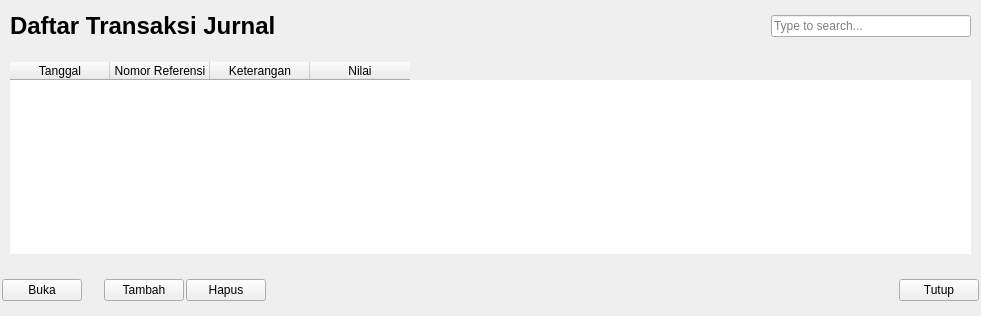
            <widget class="QWidget" name="st_BukuBesar_DaftarTransaksiJurnal">
             <layout class="QVBoxLayout" name="ivl_BukuBesar_DaftarTransaksiJurnal_Luar">
              <property name="spacing">
               <number>0</number>
              </property>
              <property name="margin">
               <number>0</number>
              </property>
              <item>
               <widget class="QFrame" name="fr_BukuBesar_DaftarTransaksiJurnal">
                <property name="styleSheet">
                 <string notr="true">QFrame{border-style:none;border-width:0px;}</string>
                </property>
                <property name="frameShape">
                 <enum>QFrame::StyledPanel</enum>
                </property>
                <property name="frameShadow">
                 <enum>QFrame::Raised</enum>
                </property>
                <layout class="QVBoxLayout" name="ivl_BukuBesar_DaftarTransaksiJurnal_Dalem">
                 <property name="spacing">
                  <number>2</number>
                 </property>
                 <property name="margin">
                  <number>1</number>
                 </property>
                 <item>
                  <widget class="QFrame" name="fr_BukuBesar_DaftarTransaksiJurnal_Ft">
                   <property name="sizePolicy">
                    <sizepolicy hsizetype="Preferred" vsizetype="Preferred">
                     <horstretch>0</horstretch>
                     <verstretch>1</verstretch>
                    </sizepolicy>
                   </property>
                   <property name="minimumSize">
                    <size>
                     <width>0</width>
                     <height>50</height>
                    </size>
                   </property>
                   <property name="maximumSize">
                    <size>
                     <width>16777215</width>
                     <height>50</height>
                    </size>
                   </property>
                   <property name="frameShape">
                    <enum>QFrame::StyledPanel</enum>
                   </property>
                   <property name="frameShadow">
                    <enum>QFrame::Raised</enum>
                   </property>
                   <layout class="QHBoxLayout" name="ihl_BukuBesar_DaftarTransaksiJurnal_Ft">
                    <item>
                     <widget class="QLabel" name="lb_BukuBesar_DaftarTransaksiJurnal_Ft_Judul">
                      <property name="sizePolicy">
                       <sizepolicy hsizetype="Preferred" vsizetype="Preferred">
                        <horstretch>0</horstretch>
                        <verstretch>1</verstretch>
                       </sizepolicy>
                      </property>
                      <property name="minimumSize">
                       <size>
                        <width>300</width>
                        <height>0</height>
                       </size>
                      </property>
                      <property name="maximumSize">
                       <size>
                        <width>300</width>
                        <height>16777215</height>
                       </size>
                      </property>
                      <property name="font">
                       <font>
                        <pointsize>18</pointsize>
                        <weight>75</weight>
                        <italic>false</italic>
                        <bold>true</bold>
                       </font>
                      </property>
                      <property name="text">
                       <string>Daftar Transaksi Jurnal</string>
                      </property>
                     </widget>
                    </item>
                    <item>
                     <spacer name="hs_BukuBesar_DaftarTransaksiJurnal_Ft_Sp">
                      <property name="orientation">
                       <enum>Qt::Horizontal</enum>
                      </property>
                      <property name="sizeHint" stdset="0">
                       <size>
                        <width>377</width>
                        <height>20</height>
                       </size>
                      </property>
                     </spacer>
                    </item>
                    <item>
                     <widget class="QLineEdit" name="le_BukuBesar_Search">
                      <property name="sizePolicy">
                       <sizepolicy hsizetype="Expanding" vsizetype="Fixed">
                        <horstretch>0</horstretch>
                        <verstretch>1</verstretch>
                       </sizepolicy>
                      </property>
                      <property name="minimumSize">
                       <size>
                        <width>200</width>
                        <height>0</height>
                       </size>
                      </property>
                      <property name="maximumSize">
                       <size>
                        <width>200</width>
                        <height>16777215</height>
                       </size>
                      </property>
                      <property name="placeholderText">
                       <string>Type to search...</string>
                      </property>
                     </widget>
                    </item>
                   </layout>
                  </widget>
                 </item>
                 <item>
                  <widget class="QFrame" name="fr_BukuBesar_DaftarTransaksiJurnal_Fcontent">
                   <property name="sizePolicy">
                    <sizepolicy hsizetype="Preferred" vsizetype="Preferred">
                     <horstretch>0</horstretch>
                     <verstretch>1</verstretch>
                    </sizepolicy>
                   </property>
                   <property name="frameShape">
                    <enum>QFrame::StyledPanel</enum>
                   </property>
                   <property name="frameShadow">
                    <enum>QFrame::Raised</enum>
                   </property>
                   <layout class="QVBoxLayout" name="ivl_BukuBesar_DaftarTransaksiJurnal_Fcontent">
                    <item>
                     <widget class="QTableWidget" name="tbl_BukuBesar_DaftarTransaksiJurnal_Fcontent_List">
                      <property name="editTriggers">
                       <set>QAbstractItemView::NoEditTriggers</set>
                      </property>
                      <column>
                       <property name="text">
                        <string>Tanggal</string>
                       </property>
                      </column>
                      <column>
                       <property name="text">
                        <string>Nomor Referensi</string>
                       </property>
                      </column>
                      <column>
                       <property name="text">
                        <string>Keterangan</string>
                       </property>
                      </column>
                      <column>
                       <property name="text">
                        <string>Nilai</string>
                       </property>
                      </column>
                     </widget>
                    </item>
                   </layout>
                  </widget>
                 </item>
                 <item>
                  <widget class="QFrame" name="fr_BukuBesar_DaftarTransaksiJurnal_Fb">
                   <property name="sizePolicy">
                    <sizepolicy hsizetype="Preferred" vsizetype="Preferred">
                     <horstretch>0</horstretch>
                     <verstretch>1</verstretch>
                    </sizepolicy>
                   </property>
                   <property name="minimumSize">
                    <size>
                     <width>0</width>
                     <height>50</height>
                    </size>
                   </property>
                   <property name="maximumSize">
                    <size>
                     <width>16777215</width>
                     <height>50</height>
                    </size>
                   </property>
                   <property name="frameShape">
                    <enum>QFrame::StyledPanel</enum>
                   </property>
                   <property name="frameShadow">
                    <enum>QFrame::Raised</enum>
                   </property>
                   <layout class="QHBoxLayout" name="ihl_BukuBesar_DaftarTransaksiJurnal_Fb">
                    <property name="spacing">
                     <number>2</number>
                    </property>
                    <property name="margin">
                     <number>1</number>
                    </property>
                    <item>
                     <widget class="QPushButton" name="tb_BukuBesar_DaftarTransaksiJurnal_Buka">
                      <property name="text">
                       <string>Buka</string>
                      </property>
                     </widget>
                    </item>
                    <item>
                     <spacer name="hs_BukuBesar_DaftarTransaksiJurnal_Fb_SpL">
                      <property name="orientation">
                       <enum>Qt::Horizontal</enum>
                      </property>
                      <property name="sizeType">
                       <enum>QSizePolicy::Fixed</enum>
                      </property>
                      <property name="sizeHint" stdset="0">
                       <size>
                        <width>20</width>
                        <height>20</height>
                       </size>
                      </property>
                     </spacer>
                    </item>
                    <item>
                     <widget class="QPushButton" name="tb_BukuBesar_DaftarTransaksiJurnal_Tambah">
                      <property name="text">
                       <string>Tambah</string>
                      </property>
                     </widget>
                    </item>
                    <item>
                     <widget class="QPushButton" name="tb_BukuBesar_DaftarTransaksiJurnal_Delete">
                      <property name="text">
                       <string>Hapus</string>
                      </property>
                     </widget>
                    </item>
                    <item>
                     <spacer name="hs_BukuBesar_DaftarTransaksiJurnal_Fb_Sp">
                      <property name="orientation">
                       <enum>Qt::Horizontal</enum>
                      </property>
                      <property name="sizeHint" stdset="0">
                       <size>
                        <width>631</width>
                        <height>20</height>
                       </size>
                      </property>
                     </spacer>
                    </item>
                    <item>
                     <widget class="QPushButton" name="tb_BukuBesar_DaftarTransaksiJurnal_Tutup">
                      <property name="text">
                       <string>Tutup</string>
                      </property>
                     </widget>
                    </item>
                   </layout>
                  </widget>
                 </item>
                </layout>
               </widget>
              </item>
             </layout>
            </widget>
